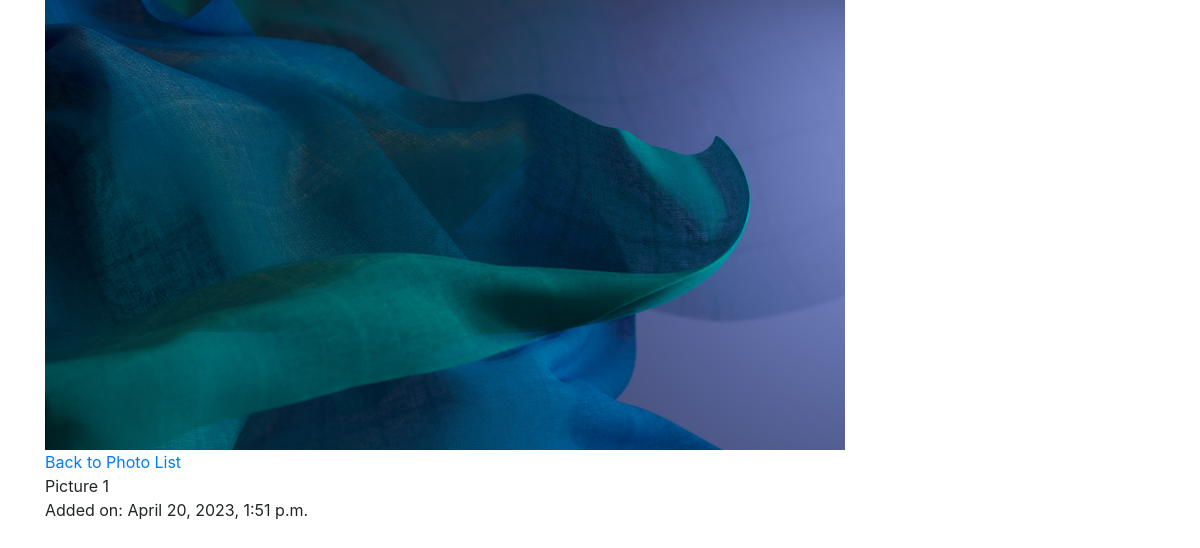
Page /gallery/Photos/1/ on the committed database.
### gallery/models.py (models this page shows)
class Photo(models.Model):
    title = models.CharField(max_length=255)
    description = models.TextField()
    image = models.ImageField(upload_to='photos/')
    created_at = models.DateTimeField(auto_now_add=True)

### gallery/views.py (the view)
# urls.py: path('gallery/Photos/<int:pk>/', PhotoDetailView.as_view(), name='photo_detail'),
class PhotoDetailView(DetailView):
    model = Photo
    template_name = "photo_detail.html"
    context_object_name = "photo"
    def get_context_data(self, **kwargs):
        context = super().get_context_data(**kwargs)
        context['datetime_added'] = self.object.created_at.strftime('%b %d, %Y %I:%M %p')
        return context

### gallery/templates/photo_detail.html
{% extends 'base.html' %}
{% block content %}
  <figure>
    <img src="{{ photo.image.url }}" alt="{{ photo.title }}" width="800" height="450" title="{{ photo.title }}"/>
    <a href="{% url 'photo_list' %}">Back to Photo List</a>
    <figcaption>{{ photo.title }}</figcaption>
    <p>Added on: {{ photo.created_at }}</p>
  </figure>
{% endblock %}

### rows in the picture
Photo: image (picture), title "Picture 1", created_at "April 20, 2023, 1:51 p.m."
